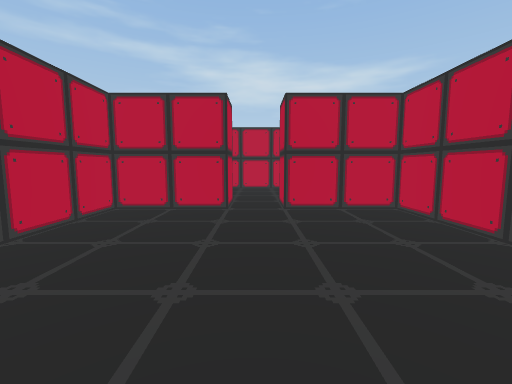
View 1 (above)

24 first-person views from a walk through a scene from a Unity 3-D project. The camera is 1.4 m above the floor, tilts 6° down and sees 90° across. The floor is counted in squares, 1.8 m on a side. Each view is taken from the middle of a square. On the plan, view 1 faces up. The plan holds only what a view shows up to about 10 squares ahead; the rest is blank. The place goes on beyond the plan. The player character is not drawn.

View 2
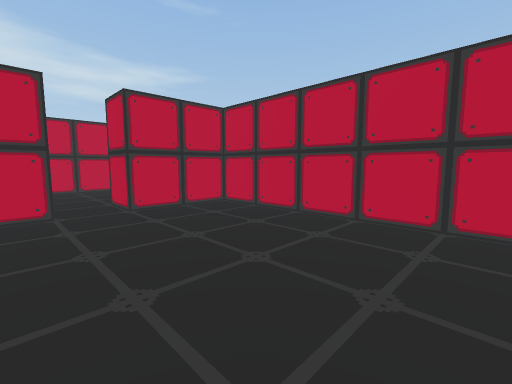

View 3
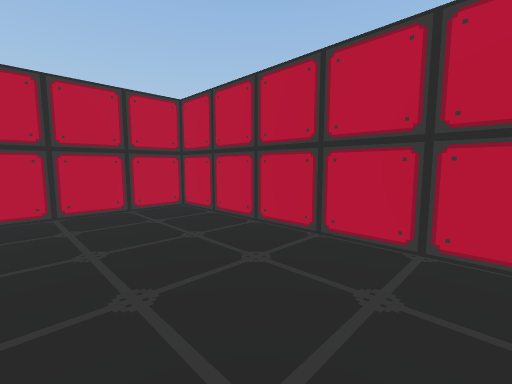

View 4
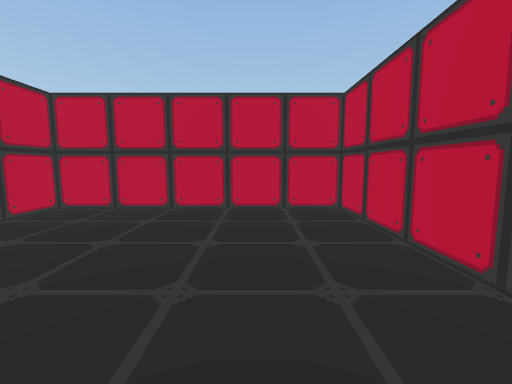

View 5
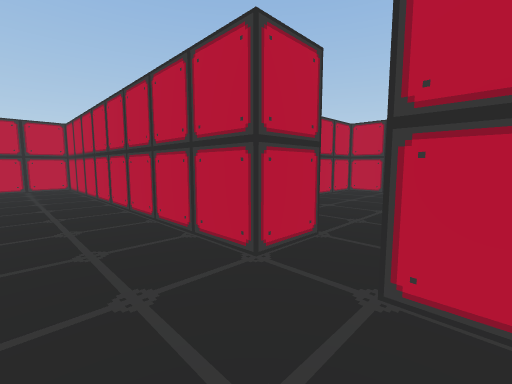

View 6
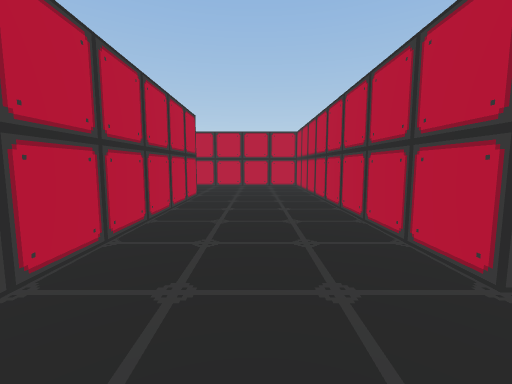

View 7
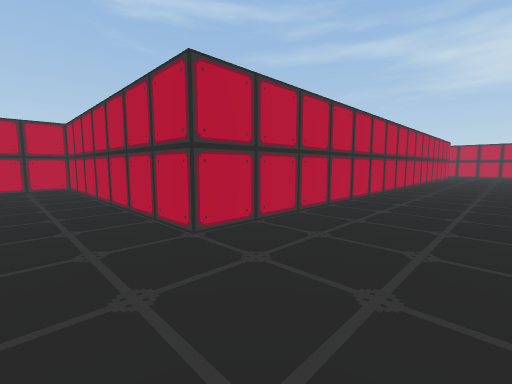

View 8
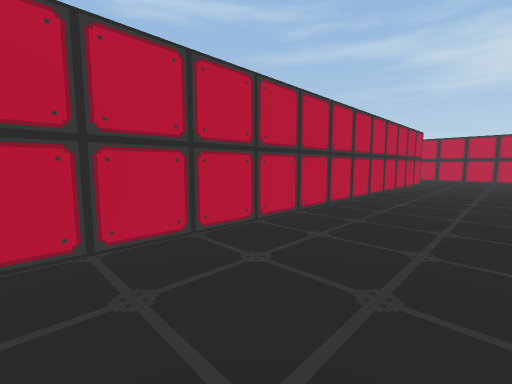

View 9
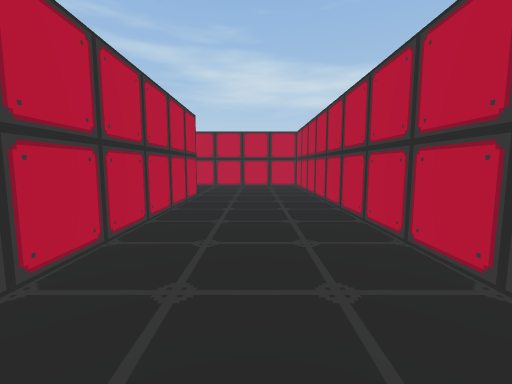

View 10
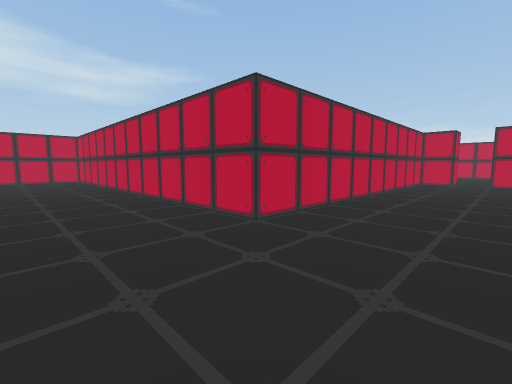

View 11
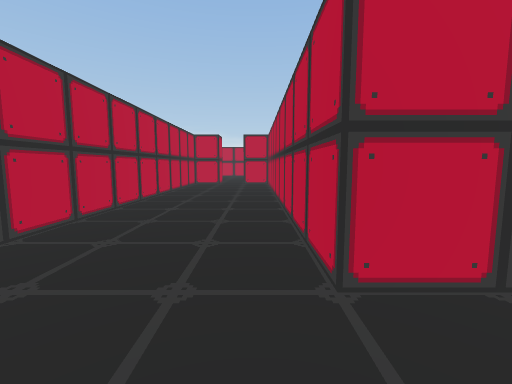

View 12
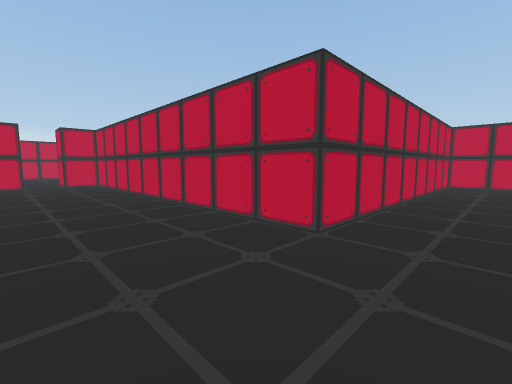

View 13
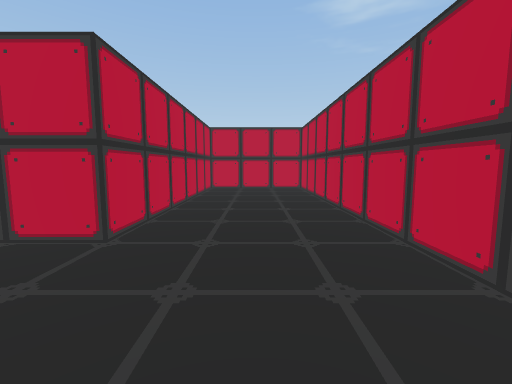

View 14
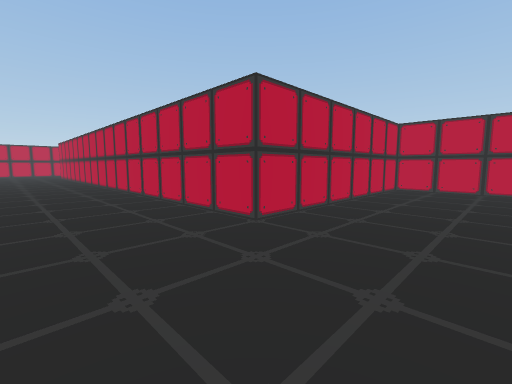

View 15
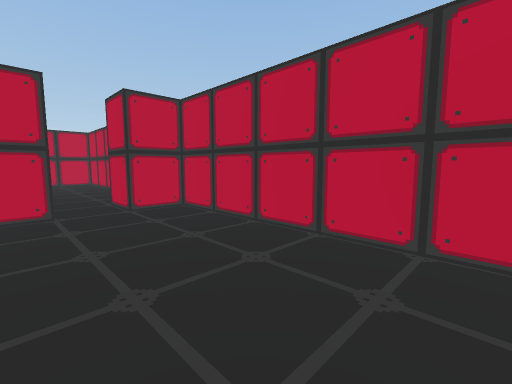

View 16
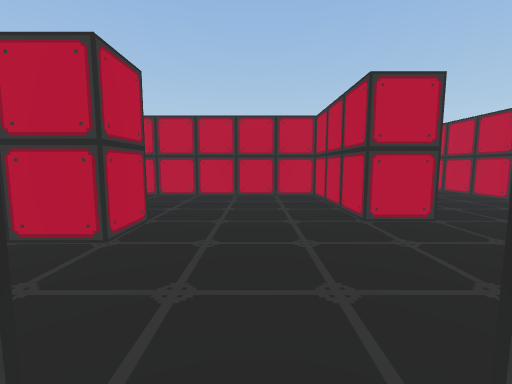

View 17
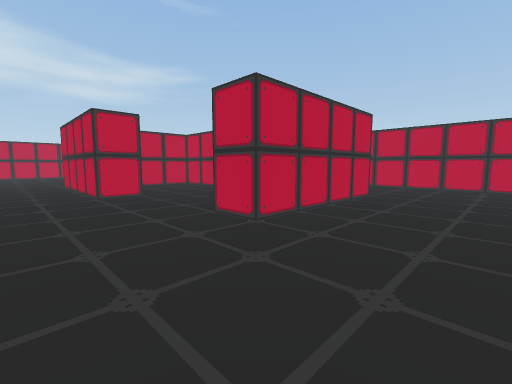

View 18
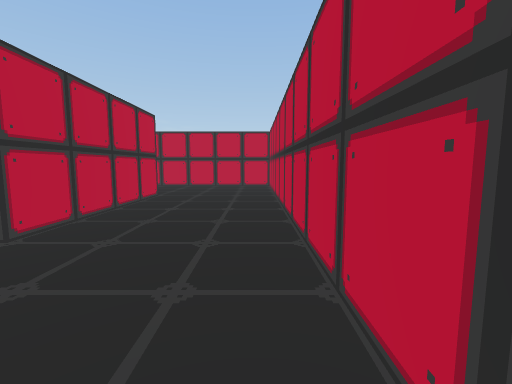

View 19
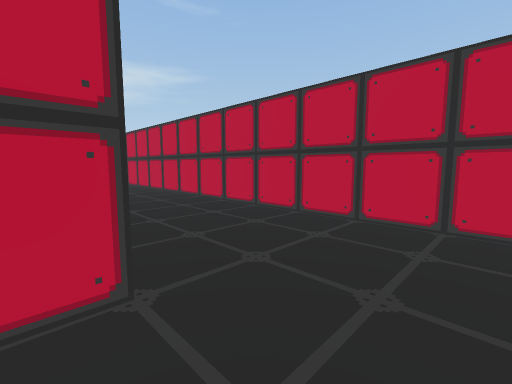

View 20
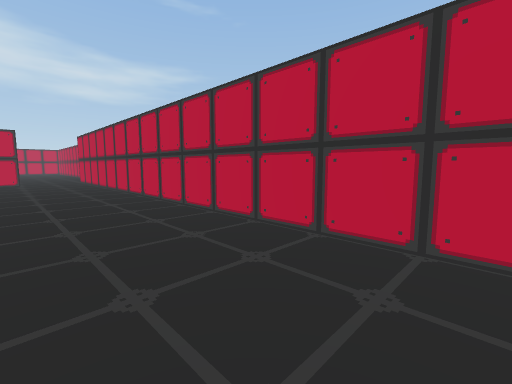

View 21
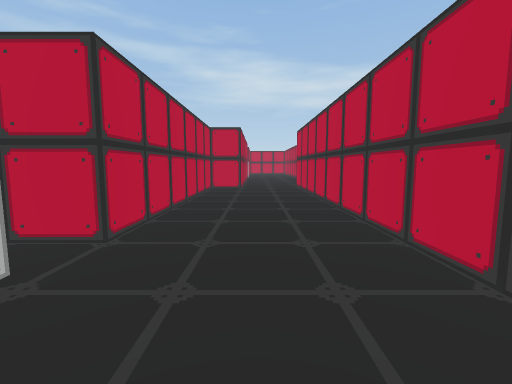

View 22
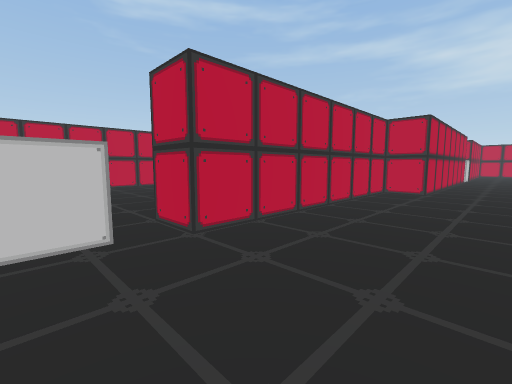

View 23
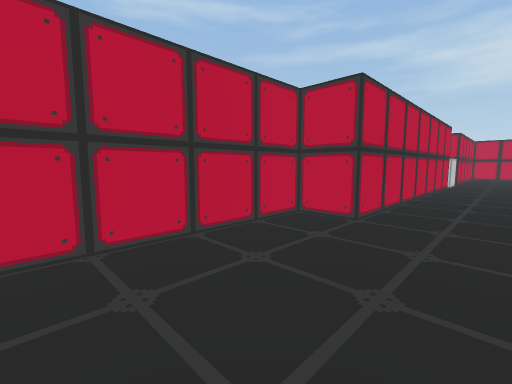

View 24
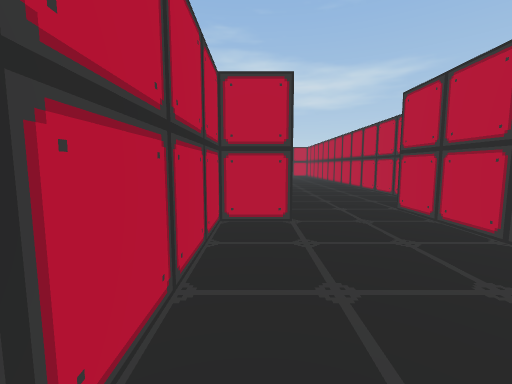

### Floor plan
Ten units are one square. View 1 is at (0, 0); x grows to the right and y downward. Boxes are objects, and circles mark ways between rooms. Rooms are numbered by the first view taken in them; rooms with no view inside come last. Other rooms are left out.
<svg viewBox="-30 -340 330 350">
<path fill="none" stroke="#000" d="M-5 -55 -5 -45 -25 -45 -25 5 25 5 25 -45 5 -45 5 -55M185 -155 175 -155 175 -165 85 -165 85 -275 -5 -275 -5 -245 55 -245 55 -85 -15 -85 -15 -70M5 -55 85 -55 85 -135 175 -135 175 -145 185 -145M-11 -55 -5 -55M238 -195 226 -195M216 -165 205 -165 205 -205M253 -219 253 -209M256 -125 215 -125 215 -135 245 -135 245 -188M194 -95 281 -95M285 -94 285 -295M295 -312 295 -335M265 -335 265 -285 255 -285 255 -225 245 -225"/>
<circle cx="0" cy="-50" r="3" fill="#2a7"/>
<circle cx="180" cy="-150" r="3" fill="#2a7"/>
<text x="0" y="-20">1</text>
<text x="70" y="-160">2</text>
<text x="240" y="-180">3</text>
</svg>
Room 1 opens to room 2. Room 2 opens to room 3.

Where each view was taken, in squares from view 1:
view 1: 0 up, 0 right, facing up
view 2: 0 up, 1 left, facing up-right
view 3: 2 up, 2 left, facing down-right
view 4: 4 up, 1 left, facing down
view 5: 7 up, 1 left, facing down-right
view 6: 7 up, 1 left, facing right
view 7: 7 up, 8 right, facing up-left
view 8: 13 up, 8 right, facing up-left
view 9: 18 up, 7 right, facing up
view 10: 14 up, 6 right, facing up-right
view 11: 14 up, 7 right, facing right
view 12: 16 up, 7 right, facing down-right
view 13: 26 up, 8 right, facing left
view 14: 27 up, 8 right, facing down-left
view 15: 16 up, 13 right, facing down-right
view 16: 15 up, 18 right, facing right
view 17: 10 up, 19 right, facing up-right
view 18: 10 up, 19 right, facing right
view 19: 11 up, 25 right, facing up-right
view 20: 16 up, 26 right, facing up-right
view 21: 20 up, 27 right, facing up
view 22: 21 up, 28 right, facing up-left
view 23: 25 up, 28 right, facing up-left
view 24: 25 up, 26 right, facing up
